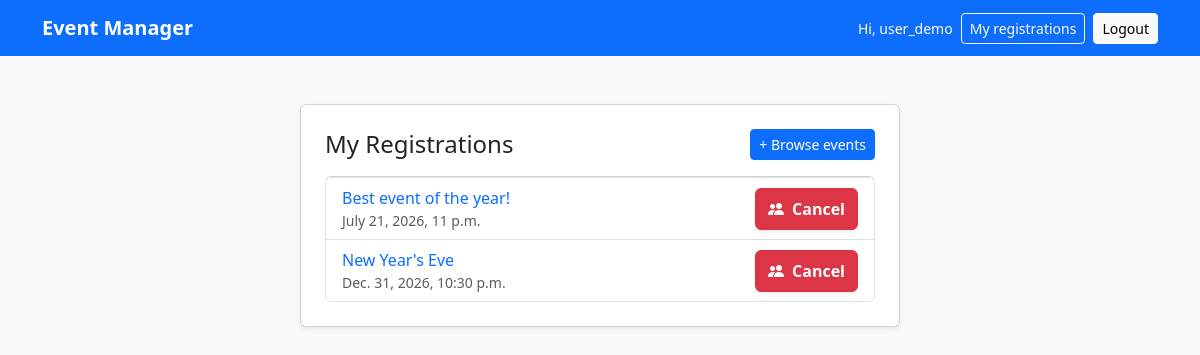
/registrations/dashboard/ (signed in), run on an earlier commit of the app's database.
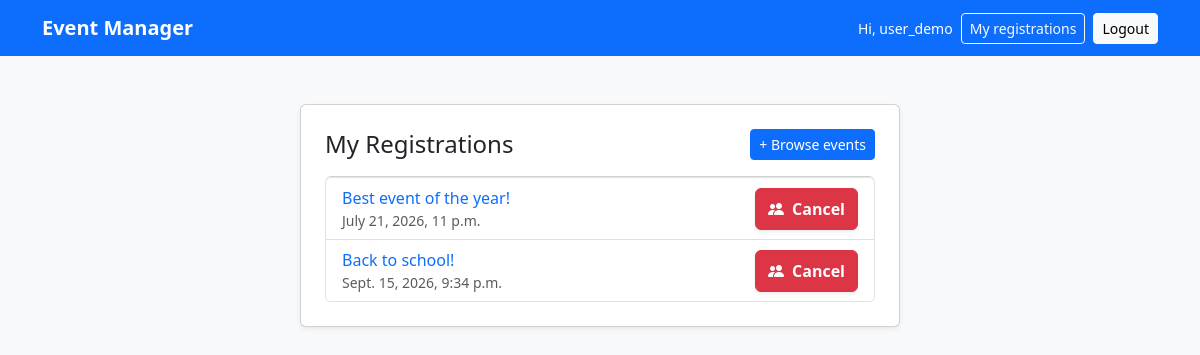
And on a later commit of the database.
### accounts/models.py (models this page shows, shortened)
class CustomUser(AbstractUser):
    ROLES = {"A": "Attendee", "O": "Organizer"}
    role = models.CharField(max_length=1, choices=ROLES, default="A")
    email = models.EmailField(unique=True)
    def is_organizer(self) -> bool:
        return self.role == "O"

### registrations/models.py (models this page shows, shortened)
class Registration(models.Model):
    attendee = models.ForeignKey(CustomUser, on_delete=models.CASCADE)
    event = models.ForeignKey(Event, on_delete=models.CASCADE)
    registered_at = models.DateTimeField(auto_now_add=True)
    class Meta:
        unique_together = ('attendee', 'event')

### events/models.py (models this page shows, shortened)
class Event(models.Model):
    organizer = models.ForeignKey(CustomUser, on_delete=models.CASCADE)
    title = models.CharField(max_length=100)
    date = models.DateTimeField()
    description = models.TextField()
    location = models.CharField(max_length=255)
    class Meta:
        ordering = ["date"]
    def get_absolute_url(self):
        return reverse("event_detail", kwargs={"pk": self.pk})

### registrations/views.py (the view)
# urls.py: path("dashboard/", AttendeeDashboardView.as_view(), name="attendee_dashboard"),
class AttendeeDashboardView(AttendeeRequiredMixin, ListView):
    model = Registration
    template_name = "attendee_dashboard.html"
    def get_queryset(self):
        return (
            Registration.objects
            .filter(attendee=self.request.user)
            .select_related("event")
        )

### accounts/mixins.py (called while the page is built)
    def test_func(self):
        return not self.request.user.is_organizer()

### templates/attendee_dashboard.html
{% extends "base.html" %}
{% block body %}
<div class="container d-flex flex-column align-items-center py-5">
    <div class="card shadow-sm p-4" style="width: 600px;">
        <div class="d-flex justify-content-between align-items-center mb-3">
            <h2 class="h4 mb-0 text-dark">My Registrations</h2>
            <a href="{% url 'event_list' %}" class="btn btn-primary btn-sm">+ Browse events</a>
        </div>
        {% if registration_list %}
            <ul class="list-group">
                {% for registration in registration_list %}
                    <li class="list-group-item d-flex justify-content-between align-items-center">
                        <div>
                            <a href="{{ registration.event.get_absolute_url }}" class="text-decoration-none">{{ registration.event.title }}</a>
                            <div class="text-muted small">{{ registration.event.date }}</div>
                        </div>
                        <div class="text-center">
                                <a href="{% url 'registration_delete' registration.pk %}" class="btn btn-danger w-100 py-2 shadow-sm fw-semibold">
                                    <i class="bi bi-people-fill me-2"></i>Cancel
                                </a>
                            </div>
                    </li>
                {% endfor %}
            </ul>
        {% else %}
            <div class="text-center text-muted small">
                You haven't registered for any events yet.
            </div>
        {% endif %}
    </div>
</div>
{% endblock body %}

### templates/base.html (shortened to what this page needs)
<!DOCTYPE html>
<html lang="it">
<head>
    <link href="https://cdn.jsdelivr.net/npm/bootstrap@5.3.0/dist/css/bootstrap.min.css" rel="stylesheet">
    <link rel="stylesheet" href="https://cdn.jsdelivr.net/npm/bootstrap-icons@1.11.3/font/bootstrap-icons.css">
</head>
<body class="bg-light">
    <nav class="navbar navbar-expand-md navbar-dark bg-primary">
        <div class="container">
            <a class="navbar-brand fw-semibold" href="{% url 'home' %}">Event Manager</a>
            <div class="d-flex align-items-center gap-2">
                {% if user.is_authenticated %}
                <span class="text-white small d-none d-sm-inline">Hi, {{ user.username }}</span>
                    {% if user.is_organizer %}
                        <a href="{% url 'organizer_dashboard' %}" class="btn btn-outline-light btn-sm">My events</a>
                    {% else %}
                        <a href="{% url 'attendee_dashboard' %}" class="btn btn-outline-light btn-sm">My registrations</a>
                    {% endif %}
                    <form action="{% url 'logout' %}" method="post" class="m-0">
                        <button type="submit" class="btn btn-light btn-sm">Logout</button>
                    </form>
                {% else %}
                    <a href="{% url 'login' %}" class="btn btn-outline-light btn-sm">Login</a>
                    <a href="{% url 'signup_attendee' %}" class="btn btn-light btn-sm">Sign up</a>
                {% endif %}
            </div>
        </div>
    </nav>
    <main class="flex-grow-1">
        {% block body %}
        {% endblock body %}
    </main>
</body>
</html>

What changed in the data, as far as the page shows it:
removed Registration: event "New Year's Eve", event "Dec. 31, 2026, 10:30 p.m."
added Registration: event "Back to school!", event "Sept. 15, 2026, 9:34 p.m."
